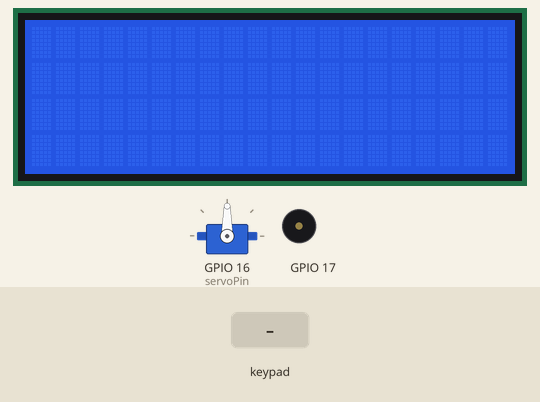
Recording of a sketch running on a simulated ESP32. Shown: 20×4 character LCD, servo, buzzer (waves = sounding). The test bench sets the inputs (shaded band). What the sketch prints to the serial monitor is not drawn.

Above: at 1.2 s.
1.3 s: keypad keys 1 2 3 4 # pressed 0.4 s apart
At 5.2 s:
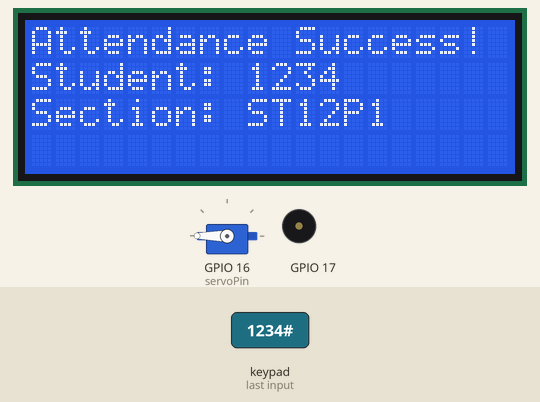
10.8 s: key '#' pressed
At 16.6 s:
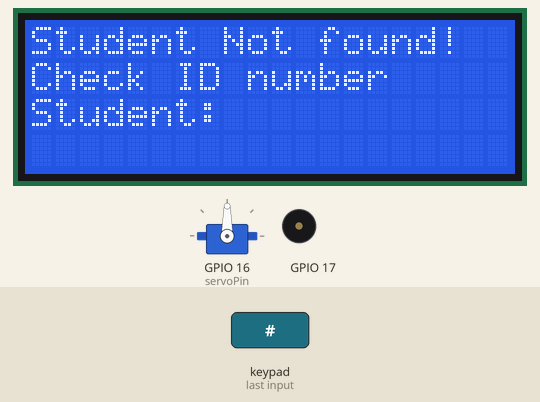
16.8 s: key 'A' pressed
19.8 s: keypad keys 1 2 3 4 D pressed 0.4 s apart
At 23.2 s:
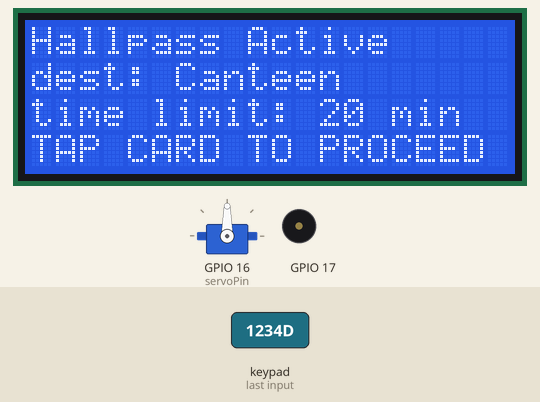
23.5 s: key 'B' pressed
26.5 s: key 'C' pressed
At 33.2 s:
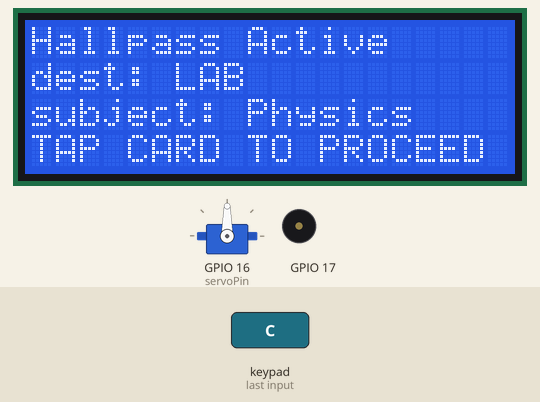
Timing chart, 0 to 33.5 s (numbered marks = the images above; inputs shaded):
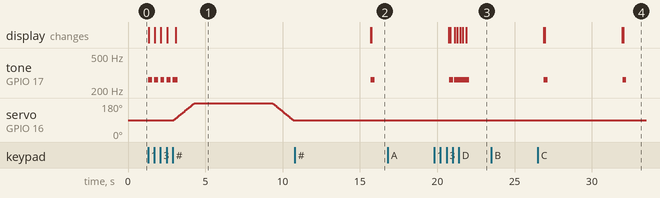

Measured:
- after the input at 1.3 s, tone on GPIO 17: alternates 262 Hz for 0.25 s and silent for 0.15 s, 10 changes in all, then stays silent, starting at once; servo on GPIO 16 (servoPin): rises from 90° to 180° in 1.3 s, then falls to 90° in 6.4 s; the display: first changes at once (image 1 shows a later state)
- after the input at 10.8 s, tone on GPIO 17: silent → 262 Hz after 4.9 s, → silent 0.25 s later; the display: first differs from a run without the input after 4.9 s (image 2)
- after the input at 16.8 s, every drawn part: stays the same
- after the input at 19.8 s, the display: first differs from a run without the input after 1.3 s (image 3 shows a later state)
- after the input at 23.5 s, every drawn part: stays the same
- after the input at 26.5 s, the display: first differs from a run without the input after 5.5 s (image 4)

The sketch:

sketch.ino
```cpp
// ------------------ RFID ATTENDANCE ---------------------------
// Gorup 6
// made by kent Rato

#include <LiquidCrystal_I2C.h>
#include <Keypad.h>
#include <ESP32Servo.h>

// SETUP LCD with i2c ------------------------------------------------
int lcdCols = 20, lcdRows = 4;

LiquidCrystal_I2C lcd(0x27, lcdCols, lcdRows);
// --------------------------------------------------------------------

// SETUP 4x4 Keypad ---------------------------------------------------
const byte keyRows = 4;
const byte keyCols = 4;

byte rowPins[keyRows] = {4, 13, 14, 27};
byte colPins[keyCols] = {26, 25, 33, 32};

char keys[keyRows][keyCols] = {
  {'1', '2', '3', 'A'},
  {'4', '5', '6', 'B'},
  {'7', '8', '9', 'C'},
  {'*', '0', '#', 'D'}
};
Keypad keypad = Keypad( makeKeymap(keys), rowPins, colPins, keyRows, keyCols );
// --------------------------------------------------------------------

// SERVO -------------------------------------------------------------
const int servoPin = 16;
int pos = 0;
Servo servo;
// --------------------------------------------------------------------

const String card = "1234";
String card_id;

// #define blueButton 35
// #define blackButton 34

void setup() {
  Serial.begin(115200);
  lcd.init();
  lcd.backlight();

  servo.attach(servoPin, 500, 2400);

  card_id.reserve(11);

  // pinMode(blueButton, INPUT_PULLUP);
}

// FUNCTIONS -------------------------------------------------------------
// TESTING PANI
void scrollText(int row, String message, int delayTime, int lcdColumns) {
  for (int i = 0; i < lcdColumns; i++) {
    message = " " + message;
  }
  message = message + " ";
  for (int pos = 0; pos < message.length(); pos++) {
    lcd.setCursor(0, row);
    lcd.print(message.substring(pos, pos + lcdColumns));
    delay(delayTime);
  }

}


void servoOpen() {
  tone(17, 262, 250);
  for (pos = 90; pos <= 180; pos += 1) {
    servo.write(pos);
    delay(15);
  }
  delay(5000);
  for (pos = 180; pos >= 90; pos -= 1) {
    servo.write(pos);
    delay(15);
  }
}

void processInput(char key) {

  switch (key) { // Side buttons
    case 'A':
      lcd.clear();
      lcd.setCursor(0, 0);
      lcd.print("Hallpass Active");
      lcd.setCursor(0, 1);
      lcd.print("dest: Faculty");
      lcd.setCursor(0, 2);
      lcd.print("time limit: 10 min");
      lcd.setCursor(0, 3);
      lcd.print("TAP CARD TO PROCEED");
      delay(250);
      return;
    case 'B':
      lcd.clear();
      lcd.setCursor(0, 0);
      lcd.print("Hallpass Active");
      lcd.setCursor(0, 1);
      lcd.print("dest: CR");
      lcd.setCursor(0, 2);
      lcd.print("time limit: 15 min");
      lcd.setCursor(0, 3);
      lcd.print("TAP CARD TO PROCEED");
      delay(5000);
      lcd.clear();
      return;
    case 'C':
      lcd.clear();
      lcd.setCursor(0, 0);
      lcd.print("Hallpass Active");
      lcd.setCursor(0, 1);
      lcd.print("dest: LAB");
      lcd.setCursor(0, 2);
      lcd.print("subject: Physics");
      lcd.setCursor(0, 3);
      lcd.print("TAP CARD TO PROCEED");
      delay(5000);
      lcd.clear();
      return;
    case 'D':
      lcd.clear();
      lcd.setCursor(0, 0);
      lcd.print("Hallpass Active");
      lcd.setCursor(0, 1);
      lcd.print("dest: Canteen");
      lcd.setCursor(0, 2);
      lcd.print("time limit: 20 min");
      lcd.setCursor(0, 3);
      lcd.print("TAP CARD TO PROCEED");
      delay(5000);
      lcd.clear();
      return;
  }

  if (key == '*') {
    card_id = "";
    lcd.clear();
  } else if (key == '#') {
    if (card == card_id) {
      Serial.println("Attendance Success!");
      Serial.println("Door OPEN");
      lcd.setCursor(0, 0);
      lcd.print("Attendance Success!");
      lcd.setCursor(0, 1);
      lcd.print("Student: " + card_id);
      lcd.setCursor(0, 2);
      lcd.print("Section: ST12P1");
      servoOpen();

    } else {

      Serial.println("student id not found!");
      lcd.setCursor(0, 0);
      lcd.print("Student Not found!");
      lcd.setCursor(0, 1);
      lcd.print("Check ID number");
      lcd.setCursor(0, 2);
      lcd.print("Student: " + card_id);
    }
    delay(5000);
    lcd.clear();
    card_id = "";
    return;
  } else {
    card_id += key; // append new character to input card string
    lcd.clear();
    lcd.setCursor(0, 0);
    lcd.print("Manual input card");
    lcd.setCursor(0, 2);
    lcd.print("card: " + card_id);
    return;
  }
}


int lastState = HIGH;
void loop() {

  // int value = digitalRead((blueButton));
  // if (lastState != value) {
  //   lastState = value;
  //   if (value == HIGH) {
  //     Serial.println("RFID Attendance Success!");
  //     Serial.println("Door OPEN");
  //     lcd.setCursor(0, 0);
  //     lcd.print("Welcome Kent!");
  //     lcd.setCursor(0, 1);
  //     lcd.print("Student id: 123456");
  //     lcd.setCursor(0, 2);
  //     lcd.print("Section: ST12P1");
  //     servoOpen();
  //   }
  // }

  char key = keypad.getKey();
  if (key) {
    tone(17, 262, 250);
    processInput(key);
  }
}
```
